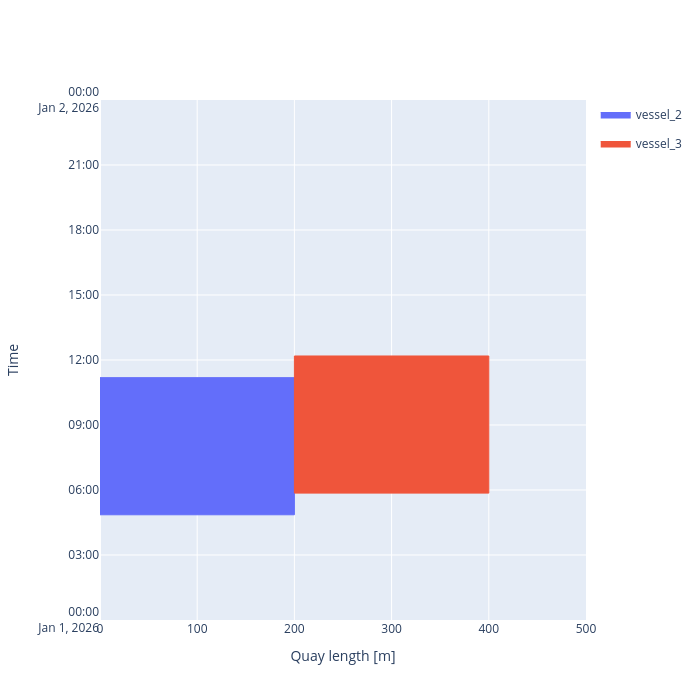

Notebook code cell kept with this figure:
### Markdown cell above
##### Berth output
We can plot the occupancy of berths over time

### Code cell
fig = quay.plot_berth_occupation(time_stop = pd.Timestamp('2026-01-02'), style = 'plotly')
fig

### Figure 1 — Plotly figure (JSON) as saved in the notebook; plotly's stock layout.template omitted (floating-point values rounded to 4 significant figures; data arrays with more than 128 entries replaced by an {"elided": "..."} marker saying what was removed)
{"data": [{"fill": "toself", "fillcolor": "#636EFA", "hoverinfo": "skip", "legendgroup": "de83c9fc-ddfc-4298-a87b-9782f163eac3", "line": {"color": "#636EFA", "width": 1}, "mode": "lines", "name": "vessel_2", "showlegend": true, "type": "scatter", "x": [0, 0, 200, 200, 0], "y": ["2026-01-01T04:51:21.666667", "2026-01-01T11:11:06.666667", "2026-01-01T11:11:06.666667", "2026-01-01T04:51:21.666667", "2026-01-01T04:51:21.666667"]}, {"customdata": {"elided": "420x9 mixed values"}, "hovertemplate": "<b>%{customdata[0]}</b><br>Length (L): %{customdata[1]} m<br>Beam (B): %{customdata[2]} m<br>Draft (T): %{customdata[3]} m<br>Operation ID: %{customdata[4]}<br>Position: %{customdata[5]}–%{customdata[6]} m<br>Start: %{customdata[7]|%d %b %Y %H:%M}<br>End: %{customdata[8]|%d %b %Y %H:%M}<br><extra></extra>", "legendgroup": "de83c9fc-ddfc-4298-a87b-9782f163eac3", "marker": {"color": "#636EFA", "opacity": 0, "size": 12}, "mode": "markers", "showlegend": false, "type": "scatter", "x": {"elided": "420 float values"}, "y": {"elided": "420 str values"}}, {"fill": "toself", "fillcolor": "#EF553B", "hoverinfo": "skip", "legendgroup": "9af1c152-098a-4f99-82a4-44a00a7b1813", "line": {"color": "#EF553B", "width": 1}, "mode": "lines", "name": "vessel_3", "showlegend": true, "type": "scatter", "x": [200, 200, 400, 400, 200], "y": ["2026-01-01T05:51:21.666667", "2026-01-01T12:11:06.666667", "2026-01-01T12:11:06.666667", "2026-01-01T05:51:21.666667", "2026-01-01T05:51:21.666667"]}, {"customdata": {"elided": "420x9 mixed values"}, "hovertemplate": "<b>%{customdata[0]}</b><br>Length (L): %{customdata[1]} m<br>Beam (B): %{customdata[2]} m<br>Draft (T): %{customdata[3]} m<br>Operation ID: %{customdata[4]}<br>Position: %{customdata[5]}–%{customdata[6]} m<br>Start: %{customdata[7]|%d %b %Y %H:%M}<br>End: %{customdata[8]|%d %b %Y %H:%M}<br><extra></extra>", "legendgroup": "9af1c152-098a-4f99-82a4-44a00a7b1813", "marker": {"color": "#EF553B", "opacity": 0, "size": 12}, "mode": "markers", "showlegend": false, "type": "scatter", "x": {"elided": "420 float values"}, "y": {"elided": "420 str values"}}], "layout": {"height": 700, "width": 700, "xaxis": {"range": [0, 500], "title": {"text": "Quay length [m]"}}, "yaxis": {"range": ["2026-01-01T00:00:00", "2026-01-02T00:00:00"], "title": {"text": "Time"}}}}
